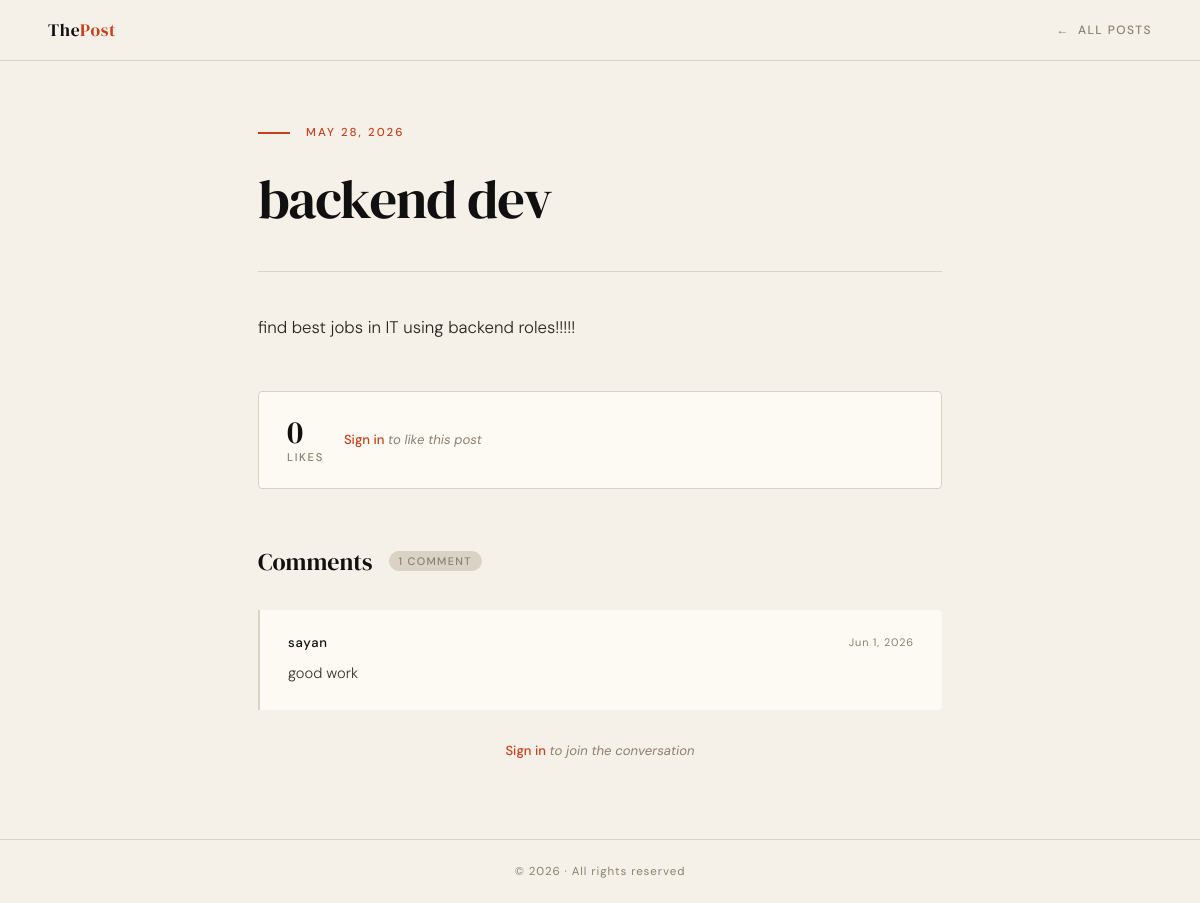
The page /blog/posts/2 on the database its author committed.
### myapp/models.py (models this page shows, shortened)
class Post(models.Model):
    title = models.CharField(max_length=50)
    content = models.TextField()
    image = models.ImageField(
        upload_to="posts/",
        blank=True,
        null=True
    )
    created_at = models.DateTimeField(auto_now_add=True)
    def total_likes(self):
        return self.likes.count()

class Comment(models.Model):
    post = models.ForeignKey(
        Post,
        related_name="comments",
        on_delete=models.CASCADE
    )
    user = models.ForeignKey(
        User,
        on_delete=models.CASCADE
    )
    content = models.TextField()
    created_at = models.DateTimeField(auto_now_add=True)

### myapp/views.py (the view)
# urls.py: path('posts/<int:id>', get_single_post, name="get_single_post"),
def get_single_post(request,id):
    post = Post.objects.get(id=id)
    return render(request,"post.html",{
        "post":post
    })

### myapp/templates/post.html (shortened to what this page needs)
<!DOCTYPE html>
<html lang="en">
<head>
</head>
<body>
    <header class="topbar">
        <a class="topbar-brand" href="{% url 'get_single_post' post.id%}">The<span>Post</span></a>
        <a class="back-link" href="{% url 'get_all_post'%}">All posts</a>
    </header>
    <div class="article-wrapper">
        <div class="post-eyebrow">
            <div class="post-eyebrow-line"></div>
            <span class="post-date">{{ post.created_at|date:"F j, Y" }}</span>
        </div>
        <h1 class="post-title">{{ post.title }}</h1>
        <hr class="post-divider">
        <p class="post-content">{{ post.content }}</p>
        <div class="likes-bar">
            <div class="likes-count">
                <strong>{{ post.total_likes }}</strong>
                <span>Likes</span>
            </div>
            {% if user.is_authenticated %}
                <form action="{% url 'add_like' post.id %}" method="POST">
                    {% csrf_token %}
                    <button type="submit" class="like-btn">Like this post</button>
                </form>
            {% else %}
                <p class="auth-nudge"><a href="{% url 'login' %}">Sign in</a> to like this post</p>
            {% endif %}
        </div>
        <div class="section-header">
            <h2 class="section-title">Comments</h2>
            <span class="comment-count-badge">
                {{ post.comments.all|length }} comment{% if post.comments.all|length != 1 %}s{% endif %}
            </span>
        </div>
        {% if post.comments.all %}
            {% for comment in post.comments.all %}
            <div class="comment" style="animation-delay: {{ forloop.counter0 }}00ms">
                <div class="comment-meta">
                    <span class="comment-author">{{ comment.user.username }}</span>
                    <span class="comment-date">{{ comment.created_at|date:"M j, Y" }}</span>
                </div>
                <p class="comment-text">{{ comment.content }}</p>
            </div>
            {% endfor %}
        {% else %}
            <p class="no-comments">No comments yet — be the first to share your thoughts.</p>
        {% endif %}
        {% if user.is_authenticated %}
            <div class="add-comment-section">
                <h3>Leave a comment</h3>
                <form action="{% url 'add_comment' post.id %}" method="POST">
                    {% csrf_token %}
                    <textarea
                        class="comment-textarea"
                        name="content"
                        id="content"
                        placeholder="Share your thoughts…"
                    ></textarea>
                    <div class="form-actions">
                        <button type="submit" class="submit-btn">Post comment</button>
                    </div>
                </form>
            </div>
        {% else %}
            <p class="auth-nudge" style="margin-top:32px; text-align:center;">
                <a href="{% url 'login' %}">Sign in</a> to join the conversation
            </p>
        {% endif %}
    </div>
    <footer>
        <p>© {% now "Y" %} · All rights reserved</p>
    </footer>
</body>
</html>

### myapp/templates/post.html (style rules this page uses)
:root { --ink: #111010; --paper: #F5F0E8; --accent: #C8401B; --muted: #8a8070; --card-bg: #FDFAF4; --border: #D9D2C5; }
* { margin: 0; padding: 0; box-sizing: border-box; }
body { background-color: var(--paper); color: var(--ink); font-family: 'DM Sans', sans-serif; min-height: 100vh; }
.topbar { display: flex; justify-content: space-between; align-items: center; padding: 18px 48px; border-bottom: 1px solid var(--border); background: var(--paper); position: sticky; top: 0; z-index: 100; }
.topbar-brand { font-family: 'DM Serif Display', serif; font-size: 1.1rem; letter-spacing: 0.04em; color: var(--ink); text-decoration: none; }
.topbar-brand span { color: var(--accent); }
.back-link { display: inline-flex; align-items: center; gap: 8px; font-size: 0.75rem; font-weight: 500; letter-spacing: 0.12em; text-transform: uppercase; color: var(--muted); text-decoration: none; transition: color 0.2s, gap 0.2s; }
.back-link::before { content: '←'; }
.article-wrapper { max-width: 780px; margin: 0 auto; padding: 64px 48px 80px; animation: fadeUp 0.5s ease both; }
.post-eyebrow { display: flex; align-items: center; gap: 16px; margin-bottom: 28px; }
.post-eyebrow-line { width: 32px; height: 2px; background: var(--accent); }
.post-date { font-size: 0.72rem; font-weight: 500; letter-spacing: 0.18em; text-transform: uppercase; color: var(--accent); }
.post-title { font-family: 'DM Serif Display', serif; font-size: clamp(2rem, 5vw, 3.4rem); font-weight: 400; line-height: 1.15; letter-spacing: -0.02em; color: var(--ink); margin-bottom: 40px; }
.post-divider { border: none; border-top: 1px solid var(--border); margin: 40px 0; }
.post-content { font-size: 1.05rem; font-weight: 300; line-height: 1.85; color: #2a2520; }
.likes-bar { display: flex; align-items: center; gap: 20px; margin: 48px 0 0; padding: 24px 28px; background: var(--card-bg); border: 1px solid var(--border); border-radius: 4px; }
.likes-count { display: flex; flex-direction: column; gap: 2px; }
.likes-count strong { font-family: 'DM Serif Display', serif; font-size: 2rem; font-weight: 400; line-height: 1; color: var(--ink); }
.likes-count span { font-size: 0.7rem; font-weight: 500; letter-spacing: 0.15em; text-transform: uppercase; color: var(--muted); }
.auth-nudge { font-size: 0.82rem; color: var(--muted); font-style: italic; }
.auth-nudge a { color: var(--accent); text-decoration: none; font-style: normal; font-weight: 500; }
.section-header { display: flex; align-items: center; gap: 16px; margin: 56px 0 32px; }
.section-title { font-family: 'DM Serif Display', serif; font-size: 1.5rem; font-weight: 400; color: var(--ink); }
.comment-count-badge { font-size: 0.68rem; font-weight: 500; letter-spacing: 0.12em; text-transform: uppercase; color: var(--muted); background: var(--border); padding: 3px 10px; border-radius: 20px; }
.comment { padding: 24px 28px; border-left: 2px solid var(--border); margin-bottom: 20px; background: var(--card-bg); border-radius: 0 4px 4px 0; transition: border-color 0.2s; animation: fadeUp 0.4s ease both; }
.comment-meta { display: flex; align-items: center; justify-content: space-between; margin-bottom: 10px; }
.comment-author { font-size: 0.82rem; font-weight: 500; letter-spacing: 0.06em; color: var(--ink); }
.comment-date { font-size: 0.68rem; color: var(--muted); letter-spacing: 0.08em; }
.comment-text { font-size: 0.92rem; font-weight: 300; line-height: 1.7; color: #3a3530; }
footer { border-top: 1px solid var(--border); padding: 24px 48px; display: flex; justify-content: center; }
footer p { font-size: 0.72rem; color: var(--muted); letter-spacing: 0.08em; }

### rows shown on the page
Post: created_at "MAY 28, 2026", title "backend dev", content "find best jobs in IT using backend roles!!!!!", total_likes "0", comments.all|length "1"
Comment: user.username "sayan", created_at "Jun 1, 2026", content "good work"
